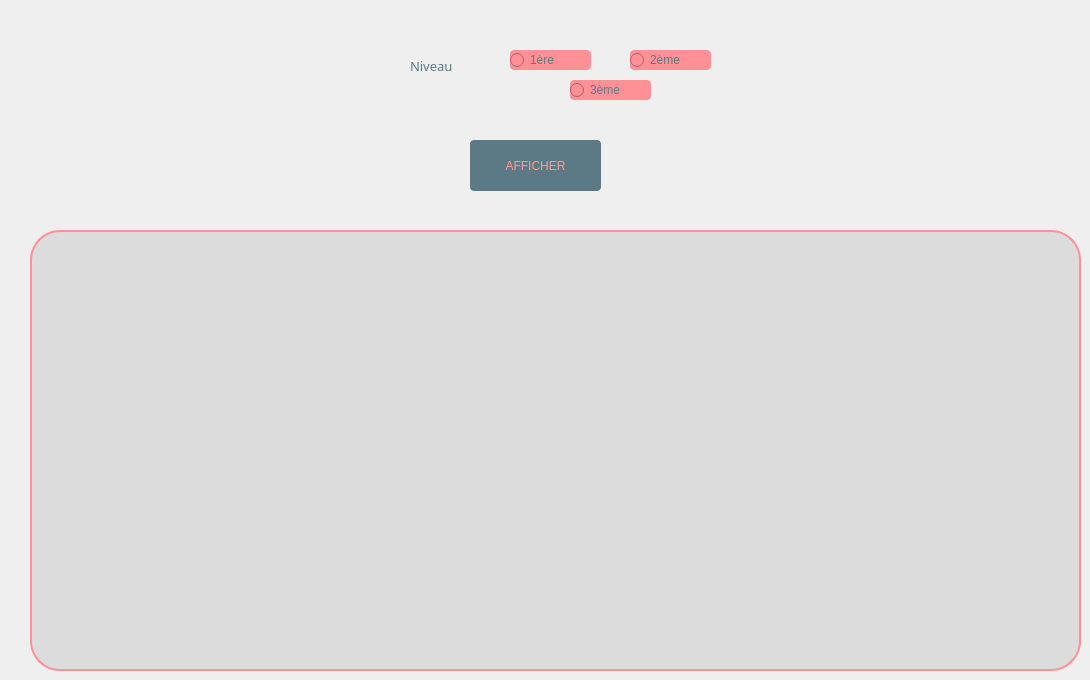
         <widget class="QWidget" name="tab_21">
          <attribute name="title">
           <string>Recherche par niveau</string>
          </attribute>
          <widget class="QLabel" name="label_27">
           <property name="geometry">
            <rect>
             <x>410</x>
             <y>20</y>
             <width>231</width>
             <height>91</height>
            </rect>
           </property>
           <property name="font">
            <font>
             <family>Segoe UI Black</family>
             <pointsize>10</pointsize>
             <weight>10</weight>
             <italic>false</italic>
             <bold>false</bold>
            </font>
           </property>
           <property name="styleSheet">
            <string notr="true">color: rgb(92, 121, 134);</string>
           </property>
           <property name="text">
            <string>Niveau</string>
           </property>
          </widget>
          <widget class="QPushButton" name="afficher4">
           <property name="geometry">
            <rect>
             <x>470</x>
             <y>140</y>
             <width>131</width>
             <height>51</height>
            </rect>
           </property>
           <property name="styleSheet">
            <string notr="true">color: rgb(67, 87, 97);
selection-color: rgb(255, 255, 255);
selection-color: rgb(85, 170, 255);
selection-color: rgb(255, 114, 94);
selection-background-color: rgb(158, 109, 96);
selection-color: qlineargradient(spread:pad, x1:0, y1:0, x2:1, y2:0, stop:0 rgba(0, 0, 0, 255), stop:1 rgba(255, 255, 255, 255));
color: qlineargradient(spread:pad, x1:0, y1:0, x2:1, y2:0, stop:0 rgba(0, 0, 0, 255), stop:1 rgba(255, 255, 255, 255));
border-bottom-color: rgb(157, 109, 96);
alternate-background-color: rgb(156, 107, 94);
color: rgb(255, 156, 142);
background-color: rgb(255, 156, 142);
border-radius: 4px;
font: 87 12pt &quot;Segoe UI Black&quot;;
background-color: rgb(92, 121, 134);</string>
           </property>
           <property name="text">
            <string>AFFICHER</string>
           </property>
          </widget>
          <widget class="QLabel" name="label_49">
           <property name="geometry">
            <rect>
             <x>30</x>
             <y>230</y>
             <width>1051</width>
             <height>441</height>
            </rect>
           </property>
           <property name="styleSheet">
            <string notr="true">background-color:rgba(0,0, 0, 20);
font: 87 10pt &quot;Segoe UI Black&quot;;
color: rgb(92, 121, 134);
border-radius: 30px;
border: 2px solid rgb(255, 145, 150);</string>
           </property>
           <property name="text">
            <string/>
           </property>
          </widget>
          <widget class="QLabel" name="erreurniveau_affiche">
           <property name="geometry">
            <rect>
             <x>510</x>
             <y>120</y>
             <width>221</width>
             <height>16</height>
            </rect>
           </property>
           <property name="styleSheet">
            <string notr="true">color: rgb(255, 156, 142);
font: 87 9pt &quot;Segoe UI Black&quot;;
</string>
           </property>
           <property name="text">
            <string/>
           </property>
          </widget>
          <widget class="QRadioButton" name="deuxieme_4">
           <property name="geometry">
            <rect>
             <x>630</x>
             <y>50</y>
             <width>81</width>
             <height>20</height>
            </rect>
           </property>
           <property name="styleSheet">
            <string notr="true">color: rgb(92, 121, 134);
font: 10pt &quot;Tw Cen MT Condensed Extra Bold&quot;;
background-color: rgb(255, 145, 150);
border-radius: 4px;</string>
           </property>
           <property name="text">
            <string>2ème</string>
           </property>
          </widget>
          <widget class="QRadioButton" name="premiere_4">
           <property name="geometry">
            <rect>
             <x>510</x>
             <y>50</y>
             <width>81</width>
             <height>20</height>
            </rect>
           </property>
           <property name="styleSheet">
            <string notr="true">color: rgb(92, 121, 134);
font: 10pt &quot;Tw Cen MT Condensed Extra Bold&quot;;
background-color: rgb(255, 145, 150);
border-radius: 4px;</string>
           </property>
           <property name="text">
            <string>1ère</string>
           </property>
          </widget>
          <widget class="QRadioButton" name="troisieme_4">
           <property name="geometry">
            <rect>
             <x>570</x>
             <y>80</y>
             <width>81</width>
             <height>20</height>
            </rect>
           </property>
           <property name="styleSheet">
            <string notr="true">color: rgb(92, 121, 134);
font: 10pt &quot;Tw Cen MT Condensed Extra Bold&quot;;
background-color: rgb(255, 145, 150);
border-radius: 4px;</string>
           </property>
           <property name="text">
            <string>3ème</string>
           </property>
          </widget>
         </widget>
